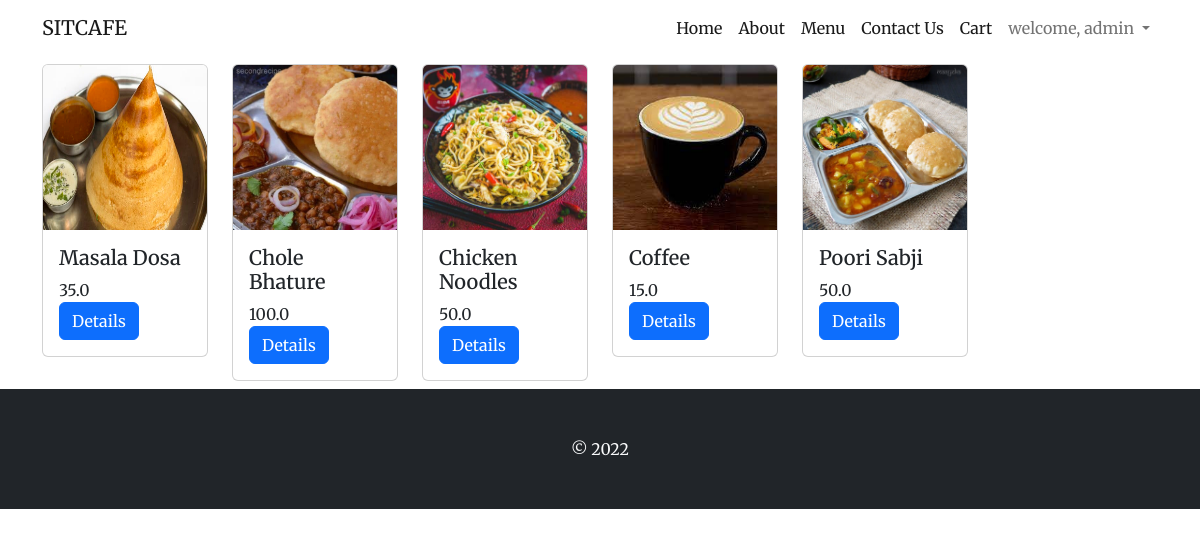
Page /food/menu/ (signed in) on the committed database.
### food/models.py (models this page shows, shortened)
class Food(models.Model):
    category = models.ForeignKey(Cuisine, on_delete = models.DO_NOTHING)
    name = models.CharField(max_length=100)
    price = models.FloatField()
    description = models.TextField()
    secondary_description = models.TextField(blank=True)
    is_available = models.BooleanField(default=True)
    photo = models.ImageField(upload_to='food_images/')

### food/views.py (the view)
# urls.py: path('menu/',views.menu, name="menu"),
def menu(request):
    foods = Food.objects.all()
    context = {
        'foods':foods
    }
    return render(request,'food/menu.html', context)

### templates/food/menu.html (shortened to what this page needs)
{% extends 'base.html' %}
{% block content %}
<div class="container">
    <div class="row">
        {% for food in foods %}
            <div class="col-lg-2 col-sm-4 col-6">
                <div class="card my-2">
                    <img src="{{food.photo.url}}" alt="" class="card-img-top" height="165">
                    <div class="card-body">
                        <h5 class="h5">{{food.name}}</h5>
                        <div class="card-text">{{food.price}}</div>
                        <a href="{% url 'details' food.id %}"class="btn btn-primary">Details</a>
                    </div>
                </div>
            </div>
        {% endfor %}
    </div>
</div>
{% endblock content %}

### templates/base.html (shortened to what this page needs)
{% load static %}
<!DOCTYPE html>
<html lang="en">
<head>
    <link rel="stylesheet" href="{% static 'bs/bootstrap.min.css'%} ">
    <link rel="stylesheet" href="{% static 'css/style.css'%}">
    {% block cdn %}
    <link rel="stylesheet" href="https://cdn.jsdelivr.net/npm/bootstrap-icons@1.9.1/font/bootstrap-icons.css">
    {% endblock cdn %}
    {% block basecss %}
      <link rel="stylesheet" href="{% static 'css/base-style.css'%}">
    {% endblock basecss %}
</head>
<body>
    <nav class="navbar navbar-expand-lg">
        <div class="container">
          <a class="navbar-brand" href="#">SITCAFE</a>
          <div class="collapse navbar-collapse" id="navbarSupportedContent">
            <ul class="navbar-nav ms-auto mb-2 mb-lg-0">
              <li class="nav-item">
                <a class="nav-link active" aria-current="page" href="{%  url 'home'%}">Home</a>
              </li>
              <li class="nav-item">
                <a class="nav-link active" aria-current="page" href="{% url 'about_us'%}">About</a>
              </li>
              <li class="nav-item">
                <a class="nav-link active" aria-current="page" href="{% url 'menu'%}">Menu</a>
              </li>
              <li class="nav-item">
                <a class="nav-link active" aria-current="page" href="{% url 'contact_us'%}">Contact Us</a>
              </li>
              {% if user.is_authenticated %}
              <li class="nav-item">
                <a class="nav-link active" aria-current="page" href="{% url 'cart'%}">Cart</a>
              </li>
                <li class="nav-item dropdown">
                  <a class="nav-link dropdown-toggle" href="#" role="button" data-bs-toggle="dropdown" aria-expanded="false">
                    welcome, {{user.username}}
                  </a>
                </li>
              {% endif %}
            </ul>
          </div>
        </div>
      </nav>
    {% block content %}
    {% endblock content %}
    <footer class="bg-dark text-light p-5 text-center ">
        &copy; 2022
    </footer>
</body>
</html>

### static/css/base-style.css (style rules this page uses)
body { font-family: 'Merriweather', serif; }
.navbar { color: white; }

### rows in the picture
Food: photo (picture), name "Masala Dosa", price "35.0"
Food: photo (picture), name "Chole Bhature", price "100.0"
Food: photo (picture), name "Chicken Noodles", price "50.0"
Food: photo (picture), name "Coffee", price "15.0"
Food: photo (picture), name "Poori Sabji", price "50.0"

### other values in the picture
{{ user.username }} "admin"
